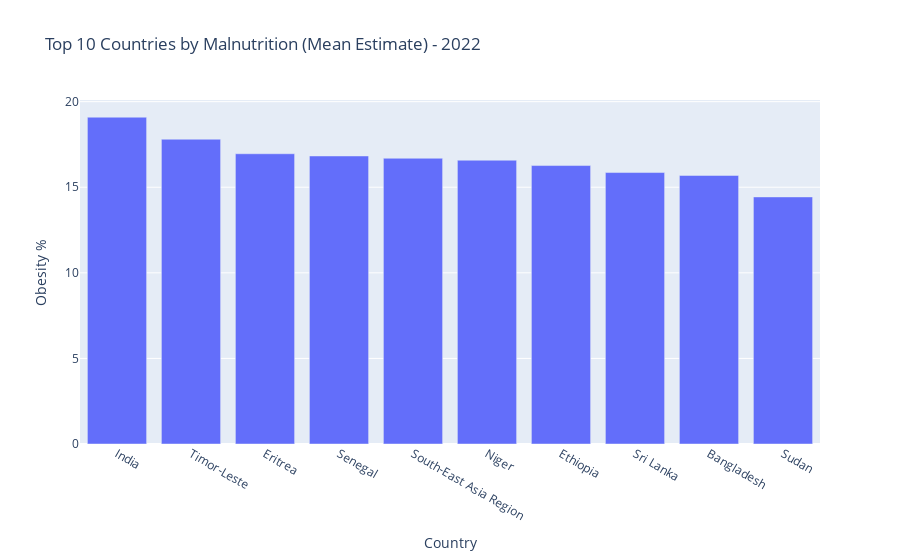

Notebook source saved alongside this figure:
### Code cell
import plotly.express as px

# Top 10 countries by latest year malnutrition mean
latest_year = df2_columns['Year'].max()
top_countries = df2_columns[df2_columns['Year'] == latest_year] \
                    .groupby('Country')['Mean_Estimate'] \
                    .mean().nlargest(10).reset_index()

fig = px.bar(top_countries, x='Country', y='Mean_Estimate',
             title=f'Top 10 Countries by Malnutrition (Mean Estimate) - {latest_year}',
             labels={'Mean_Estimate': 'malnutrition %'})
fig.show()

### Figure 1 — Plotly figure (JSON) as saved in the notebook; plotly's stock layout.template omitted (floating-point values rounded to 4 significant figures)
{"data": [{"alignmentgroup": "True", "hovertemplate": "Country=%{x}<br>Obesity %=%{y}<extra></extra>", "legendgroup": "", "marker": {"color": "#636efa", "pattern": {"shape": ""}}, "name": "", "offsetgroup": "", "orientation": "v", "showlegend": false, "textposition": "auto", "type": "bar", "x": ["India", "Timor-Leste", "Eritrea", "Senegal", "South-East Asia Region", "Niger", "Ethiopia", "Sri Lanka", "Bangladesh", "Sudan"], "xaxis": "x", "y": [19.09, 17.81, 16.96, 16.83, 16.69, 16.58, 16.27, 15.86, 15.69, 14.43], "yaxis": "y"}], "layout": {"autosize": true, "barmode": "relative", "legend": {"tracegroupgap": 0}, "title": {"text": "Top 10 Countries by Malnutrition (Mean Estimate) - 2022"}, "xaxis": {"anchor": "y", "autorange": true, "domain": [0, 1], "range": [-0.5, 9.5], "title": {"text": "Country"}, "type": "category"}, "yaxis": {"anchor": "x", "autorange": true, "domain": [0, 1], "range": [0, 20.1], "title": {"text": "Obesity %"}, "type": "linear"}}}
